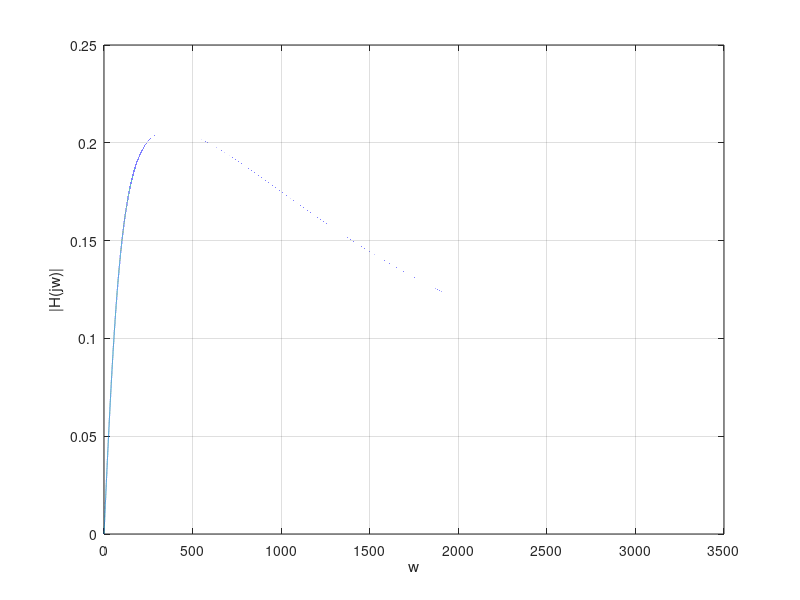

Recreate this plot in MATLAB. (Note: this script raises an error after producing the figure.)
#Ejercicio4
#H(s) con s=jw, evaluo H(jw)
#Obtengo el max de |H(jw)|
#Obtengo donde decrece 3db desde la maxima potencia
#Fm = 4*ese decrecimiento
clc;
clear all;
clf;
H=@(s) 12500.*s./(44.*s.^2 +60625.*s+625*10^4);
w=0:0.01:1000*pi;
jw=w.*j;
h_jw=H(jw);
mag_hjw=abs(h_jw);
plot(w,mag_hjw)
xlabel('w');
ylabel('|H(jw)|');
grid on;
hold on;

#Obtengo el h_max
h_max=max(mag_hjw);
#Obtenemos las caidas en decibeles entre la maxima y el resto
h_db_caidas=20*log10(mag_hjw/h_max);
#Revisando las caidas, se ve que la caida de -3 esta en el indice 9656
f_caida=9656;
w_corte = w(f_caida);           # Frecuencia angular de corte
f_corte = w_corte / (2*pi);          # Frecuencia de corte en Hz
fm = 4 * fc;               # Frecuencia de muestreo
T = 1 / fm;                # Período de muestreo
